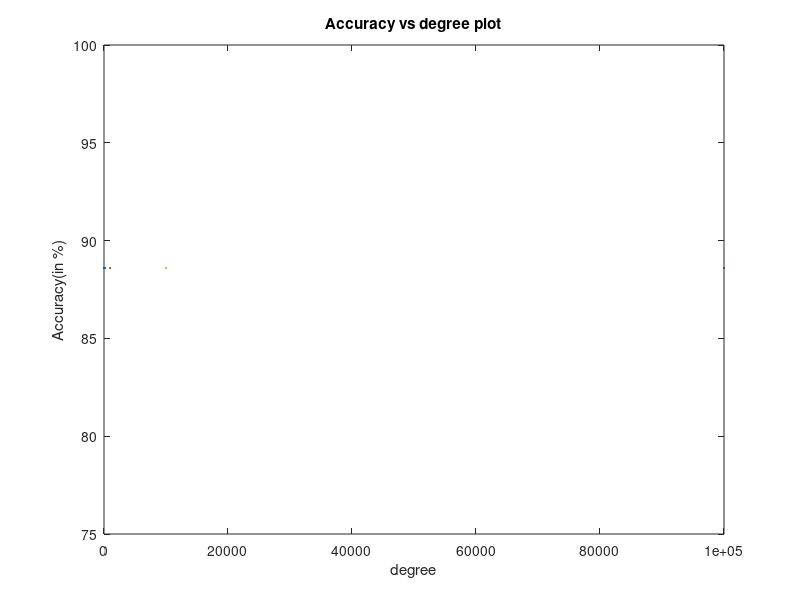

MATLAB code for this plot:
% x = [1 2 3 4 5];
% y=[59.73 88.59 89.93 44.30 20.13];

x = [10^-5 10^-4 10^-3 10^-2 10^-1 1 10^1 10^2 10^3 10^4 10^5];
y=[88.59 ];

plot(x,y);
hold on;
title('Accuracy vs degree plot');
ylabel('Accuracy(in %)');
xlabel('degree');